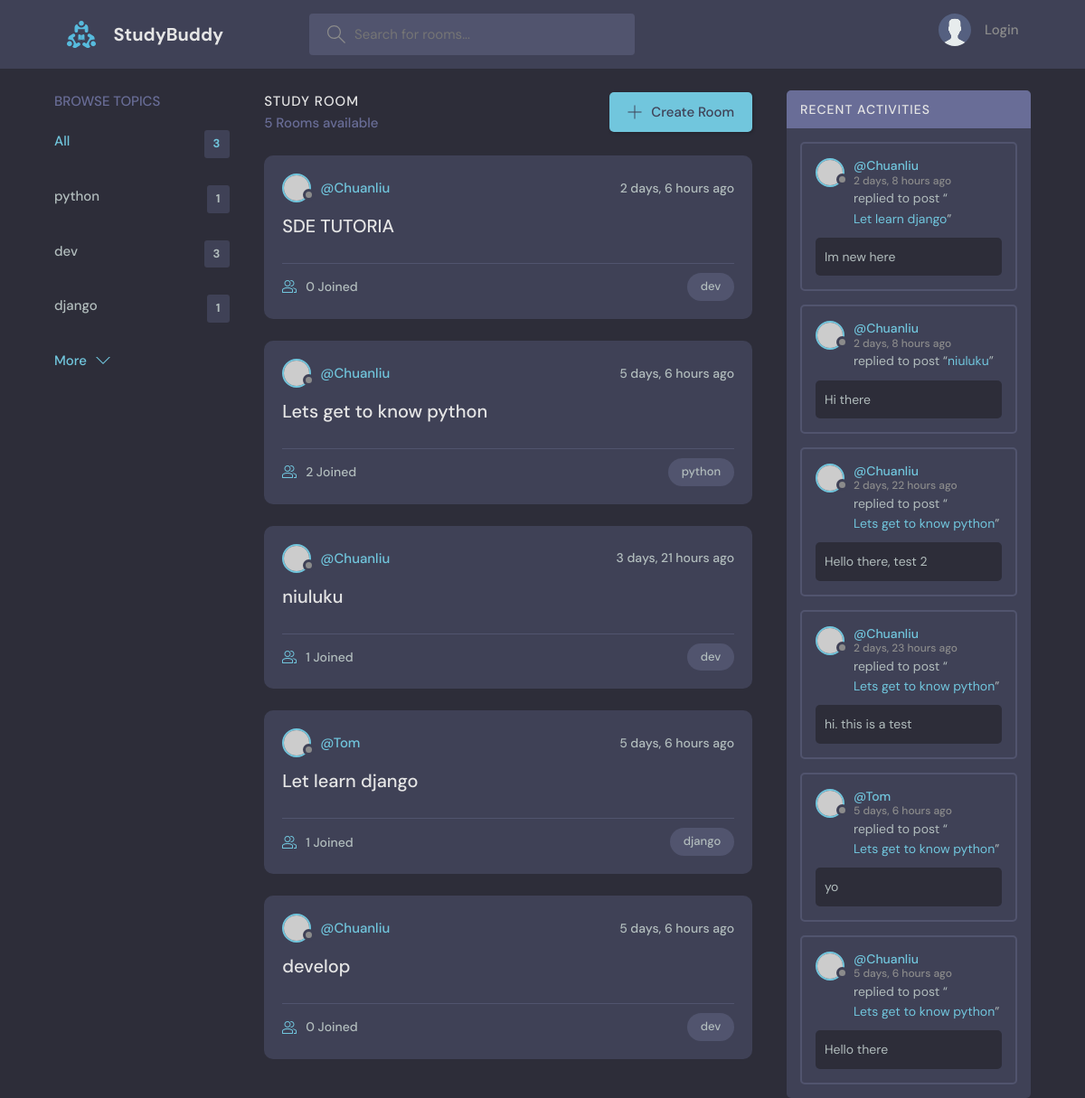
The page / on the database its author committed.
### base/models.py (models this page shows, shortened)
class Topic(models.Model):
    name = models.CharField(max_length = 200)

class Room(models.Model):
    host = models.ForeignKey(User, on_delete=models.SET_NULL, null=True)
    topic = models.ForeignKey(Topic, on_delete=models.SET_NULL, null=True)
    name = models.CharField(max_length=200)
    description = models.TextField(null=True, blank=True)
    participants = models.ManyToManyField(User, related_name='paticapants',blank=True)
    updated = models.DateTimeField(auto_now=True) #auto_now updtae everytime
    created = models.DateTimeField(auto_now_add=True) #auto_now_add only create timestamp first creat
    class Meta:
        ordering = ['-updated','-created']
    def __str__ (self):
        return self.name

class Message(models.Model):
    user = models.ForeignKey(User, on_delete=models.CASCADE)
    room = models.ForeignKey(Room, on_delete=models.CASCADE)
    body = models.TextField()
    updated = models.DateTimeField(auto_now=True) #auto_now updtae everytime
    created = models.DateTimeField(auto_now_add=True) #auto_now_add only create timestamp first creat
    class Meta:
         ordering = ['-updated', '-created']
    def __str__(self) -> str:
        return self.body

### base/views.py (the view)
# urls.py: path('', views.home, name="home"),
def home(request):
    if request.GET.get('q')!=None:
        q = request.GET.get('q')
    else: q = ''
    rooms = Room.objects.filter(
        Q(topic__name__icontains = q)|
        Q(name__icontains = q)|
        Q(description__icontains = q)
        )
    topics = Topic.objects.all()
    room_count = rooms.count()
    showMessages = Message.objects.filter(
        Q(room__topic__name__icontains = q)
    )
    context = {'rooms': rooms, 'topics':topics, 'room_count':room_count, 'showMessages':showMessages}
    return render(request, 'base/home.html', context)

### base/templates/base/home.html (shortened to what this page needs)
{% extends 'main.html' %}
    {% block content %}
    <main class="layout layout--3">
      <div class="container">
        {% include 'base/topic_component.html' %}
        <div class="roomList">
          <div class="roomList__header">
            <div>
              <h2>Study Room</h2>
              <p>{{room_count}} Rooms available</p>
            </div>
            <a class="btn btn--main" href="create-room.html">
              <svg version="1.1" xmlns="http://www.w3.org/2000/svg" width="32" height="32" viewBox="0 0 32 32">
                <title>add</title>
                <path
                  d="M16.943 0.943h-1.885v14.115h-14.115v1.885h14.115v14.115h1.885v-14.115h14.115v-1.885h-14.115v-14.115z"
                ></path>
              </svg>
              Create Room
            </a>
          </div>
          {% include 'base/feed_component.html' %}
        </div>
        {% include 'base/activity_component.html' %}
      </div>
    </main>
    {% endblock content %}

### base/templates/base/topic_component.html
<div class="topics">
    <div class="topics__header">
      <h2>Browse Topics</h2>
    </div>
    <ul class="topics__list">
      <li>
        <a href="{% url 'home' %}" class="active">All <span>{{topics.count}}</span></a>
      </li>
    {% for topic in topics %}
      <li>
        <a href="{% url 'home'%}?q={{topic.name}}">{{topic.name}} <span>{{topic.room_set.all.count}}</span></a>
      </li>
    {% endfor %}
    </ul>
    <a class="btn btn--link" href="topics.html">
      More
      <svg version="1.1" xmlns="http://www.w3.org/2000/svg" width="32" height="32" viewBox="0 0 32 32">
        <title>chevron-down</title>
        <path d="M16 21l-13-13h-3l16 16 16-16h-3l-13 13z"></path>
      </svg>
    </a>
  </div>

### base/templates/base/feed_component.html (shortened to what this page needs)
{% for room in rooms %}
<div class="roomListRoom">
    <div class="roomListRoom__header">
      <a href="{% url 'user-profile' room.host.id %}" class="roomListRoom__author">
        <div class="avatar avatar--small">
          <img src="https://randomuser.me/api/portraits/women/11.jpg" />
        </div>
        <span>@{{ room.host.username }}</span>
      </a>
      <div class="roomListRoom__actions">
        <span>{{ room.created|timesince}} ago</span>
      </div>
    </div>
    <div class="roomListRoom__content">
      <a href="{% url 'room' room.id %}">{{room.name}}</a>
    </div>
    <div class="roomListRoom__meta">
      <a href="{% url 'room' room.id %}" class="roomListRoom__joined">
        {{room.participants.all.count}} Joined
      </a>
      <p class="roomListRoom__topic">{{room.topic.name}}</p>
    </div>
  </div>
  {% endfor %}

### base/templates/base/activity_component.html (shortened to what this page needs)
<div class="activities">
    <div class="activities__header">
      <h2>Recent Activities</h2>
    </div>
    {% for message in showMessages %}
    <div class="activities__box">
      <div class="activities__boxHeader roomListRoom__header">
        <a href="{% url 'user-profile' message.user.id %}" class="roomListRoom__author">
          <div class="avatar avatar--small">
            <img src="https://randomuser.me/api/portraits/women/11.jpg" />
          </div>
          <p>
            @{{message.user}}
            <span>{{message.created|timesince}} ago</span>
          </p>
        </a>
      </div>
      <div class="activities__boxContent">
        <p>replied to post “<a href="{% url 'room' message.room.id %}">{{message.room}}</a>”</p>
        <div class="activities__boxRoomContent">
          {{message.body}}
        </div>
      </div>
    </div>
    {% endfor%}
  </div>

### rows shown on the page
Topic: name "python", room_set.all.count "1"
Topic: name "dev", room_set.all.count "3"
Topic: name "django", room_set.all.count "1"
Room: host.username "Chuanliu", created "2 days, 6 hours", name "SDE TUTORIA", participants.all.count "0", topic.name "dev"
Room: host.username "Chuanliu", created "5 days, 6 hours", name "Lets get to know python", participants.all.count "2", topic.name "python"
Room: host.username "Chuanliu", created "3 days, 21 hours", name "niuluku", participants.all.count "1", topic.name "dev"
Room: host.username "Tom", created "5 days, 6 hours", name "Let learn django", participants.all.count "1", topic.name "django"
Room: host.username "Chuanliu", created "5 days, 6 hours", name "develop", participants.all.count "0", topic.name "dev"
Message: user "Chuanliu", created "2 days, 8 hours", room "Let learn django", body "Im new here"
Message: user "Chuanliu", created "2 days, 8 hours", room "niuluku", body "Hi there"
Message: user "Chuanliu", created "2 days, 22 hours", room "Lets get to know python", body "Hello there, test 2"
Message: user "Chuanliu", created "2 days, 23 hours", room "Lets get to know python", body "hi. this is a test"
Message: user "Tom", created "5 days, 6 hours", room "Lets get to know python", body "yo"
Message: user "Chuanliu", created "5 days, 6 hours", room "Lets get to know python", body "Hello there"

### other values the page prints
{{ topics.count }} "3"
{{ room_count }} "5"
